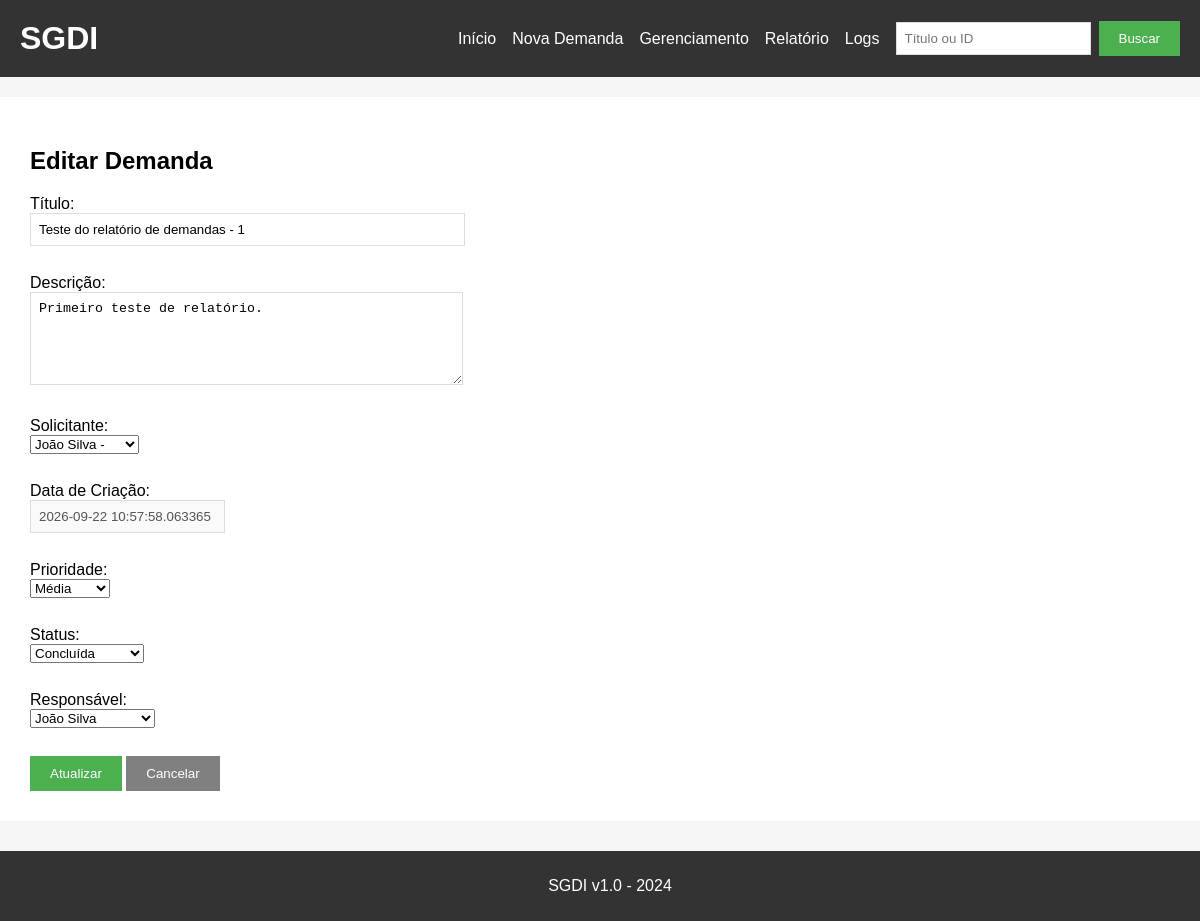
Before: /editar/7 with the older database file.
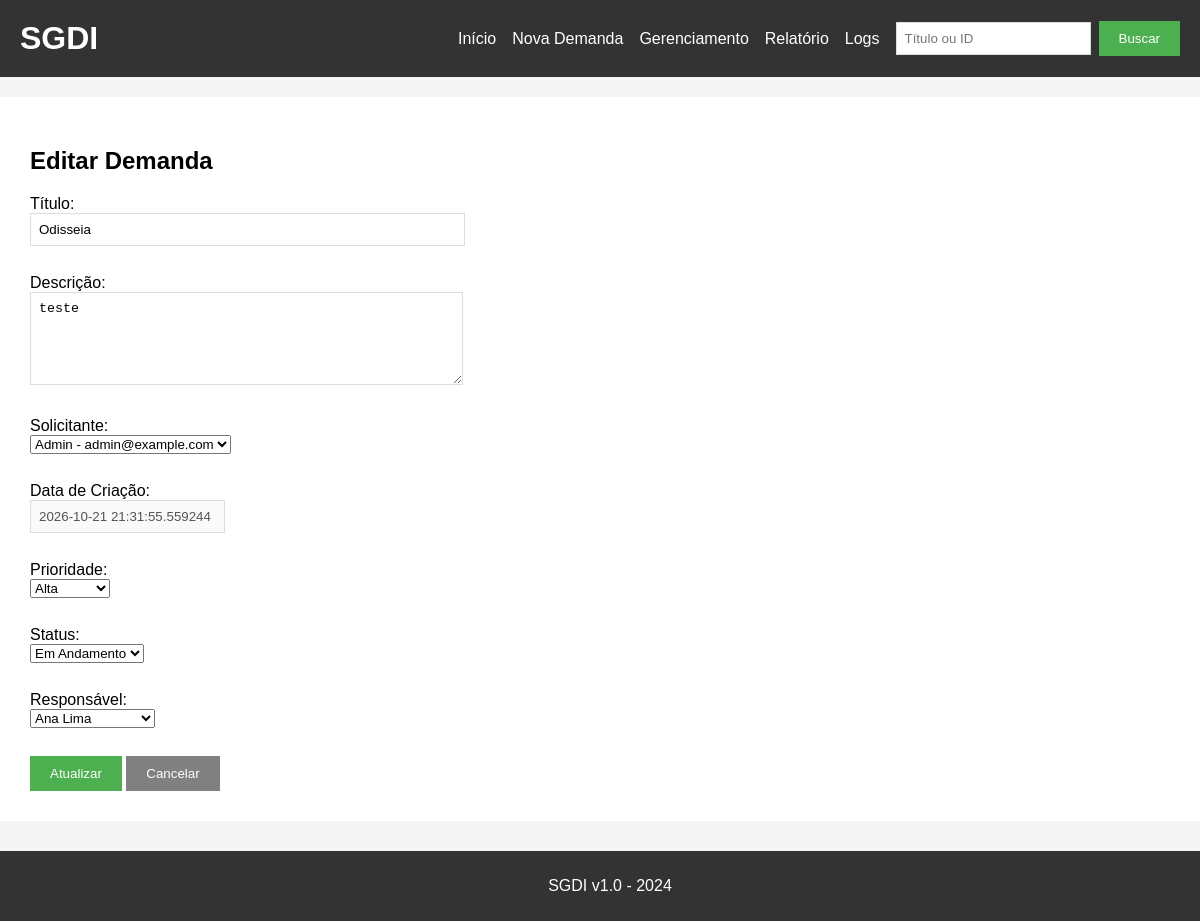
After: the same page with the newer database file.
### tables this page shows
CREATE TABLE demandas (
    id INTEGER,
    titulo TEXT,
    descricao TEXT,
    solicitante TEXT,
    data_criacao TEXT,
    priority INTEGER DEFAULT 0
, usuario_id INTEGER, status TEXT DEFAULT 'aberta', responsible_id INTEGER, data_conclusao TEXT);

CREATE TABLE usuarios (
            id INTEGER PRIMARY KEY AUTOINCREMENT,
            nome TEXT,
            email TEXT,
            senha TEXT
        );

### app.py (the view, shortened to what this page needs)
@app.route('/editar/<id>', methods=['GET', 'POST'])
def editar(id):
    conn = get_db()
    usuarios = conn.execute(
        '''
        SELECT id, nome, email
        FROM usuarios
        ORDER BY nome
        '''
    ).fetchall()
    demanda = conn.execute(
        '''
        SELECT
            demandas.id,
            demandas.titulo,
            demandas.descricao,
            demandas.usuario_id,
            demandas.data_criacao,
            demandas.priority,
            demandas.status,
            demandas.responsible_id
        FROM demandas
        WHERE demandas.id = ?
        ''',
        (id,)
    ).fetchone()
    conn.close()
    if demanda is None:
        flash('Demanda não encontrada!')
        return redirect('/')
    return render_template(
        'editar.html',
        demanda=demanda,
        usuarios=usuarios
    )

### app.py (called while the page is built)
def get_db():
    caminho = app.config.get('DATABASE', 'demandas.db')
    conn = sqlite3.connect(caminho)
    conn.row_factory = sqlite3.Row
    preparar_banco(conn)
    return conn

### templates/editar.html (shortened to what this page needs)
{% extends "base.html" %}
{% block content %}
<h2>Editar Demanda</h2>
<form method="POST" action="/editar/{{ demanda[0] }}">
    <div>
        <label>Título:</label><br>
        <input
            type="text"
            name="titulo"
            value="{{ demanda[1] }}"
            size="50"
            required
        >
    </div>
    <br>
    <div>
        <label>Descrição:</label><br>
        <textarea
            name="descricao"
            rows="5"
            cols="50"
            required
        >{{ demanda[2] }}</textarea>
    </div>
    <br>
    <div>
        <label>Solicitante:</label><br>
        <select name="usuario_id" required>
            {% for usuario in usuarios %}
                <option
                    value="{{ usuario[0] }}"
                    {% if usuario[0] == demanda[3] %}
                        selected
                    {% endif %}
                >
                    {{ usuario[1] }} - {{ usuario[2] }}
                </option>
            {% endfor %}
        </select>
    </div>
    <br>
    <div>
        <label>Data de Criação:</label><br>
        <input
            type="text"
            value="{{ demanda[4] }}"
            disabled
        >
    </div>
    <br>
    <div>
        <label>Prioridade:</label><br>
        <select name="priority">
            <option
                value="2"
                {% if demanda[5] == 2 %}selected{% endif %}
            >
                Média
            </option>
            <option
                value="3"
                {% if demanda[5] == 3 %}selected{% endif %}
            >
                Alta
            </option>
        </select>
    </div>
    <br>
    <div>
        <label>Status:</label><br>
        <select name="status">
            <option value="em_andamento" {% if demanda[6] == 'em_andamento' %}selected{% endif %}>Em Andamento</option>
            <option value="concluida" {% if demanda[6] == 'concluida' %}selected{% endif %}>Concluída</option>
        </select>
    </div>
    <br>
    <div>
        <label>Responsável:</label><br>
        <select name="responsible_id">
            {% for usuario in usuarios %}
                <option
                    value="{{ usuario[0] }}"
                    {% if usuario[0]|string == demanda[7]|string %}selected{% endif %}
                >
                    {{ usuario[1] }}
                </option>
            {% endfor %}
        </select>
    </div>
    <br>
    <button type="submit">
        Atualizar
    </button>
    <a href="/">
        <button type="button">
            Cancelar
        </button>
    </a>
</form>
{% endblock %}

Changed rows visible on the page:
removed demandas: titulo "Teste do relatório de demandas - 1", descricao "Primeiro teste de relatório.", usuario_id "João Silva -", data_criacao "2026-09-22 10:57:58.063365", priority "Média", status "Concluída", responsible_id "João Silva"
added demandas: titulo "Odisseia", descricao "teste", usuario_id "Admin - admin@example.com", data_criacao "2026-10-21 21:31:55.559244", priority "Alta", status "Em Andamento", responsible_id "Ana Lima"
